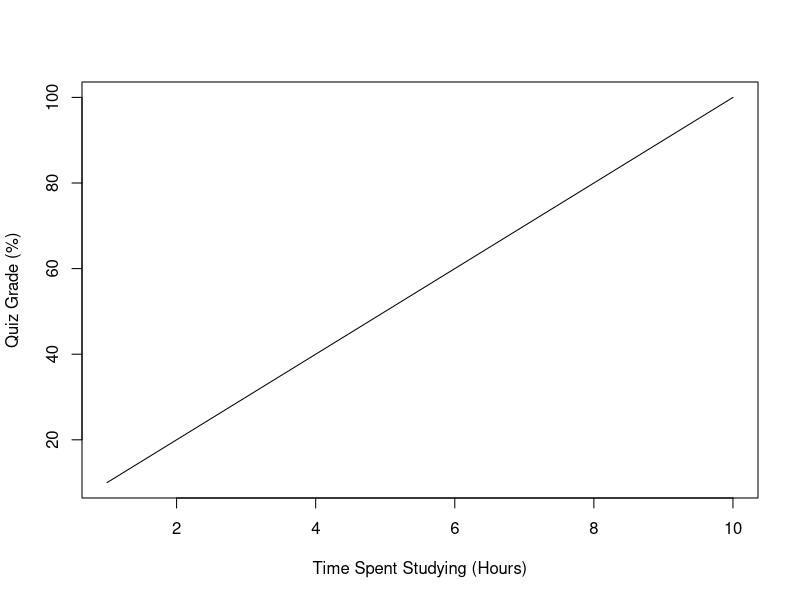

R code for this plot:
## ---- chunk 1
#| echo: fenced
print("Hello, World!")

x <- 3
y <- 5
print(paste("x + y =", x + y))
## ---- chunk 2
#| echo: fenced
plot(1:10, seq(10, 100, 10), type = "l", 
     xlab = "Time Spent Studying (Hours)", ylab = "Quiz Grade (%)")
## ---- chunk 3
# This is here to ensure knitr is used instead of Python.
